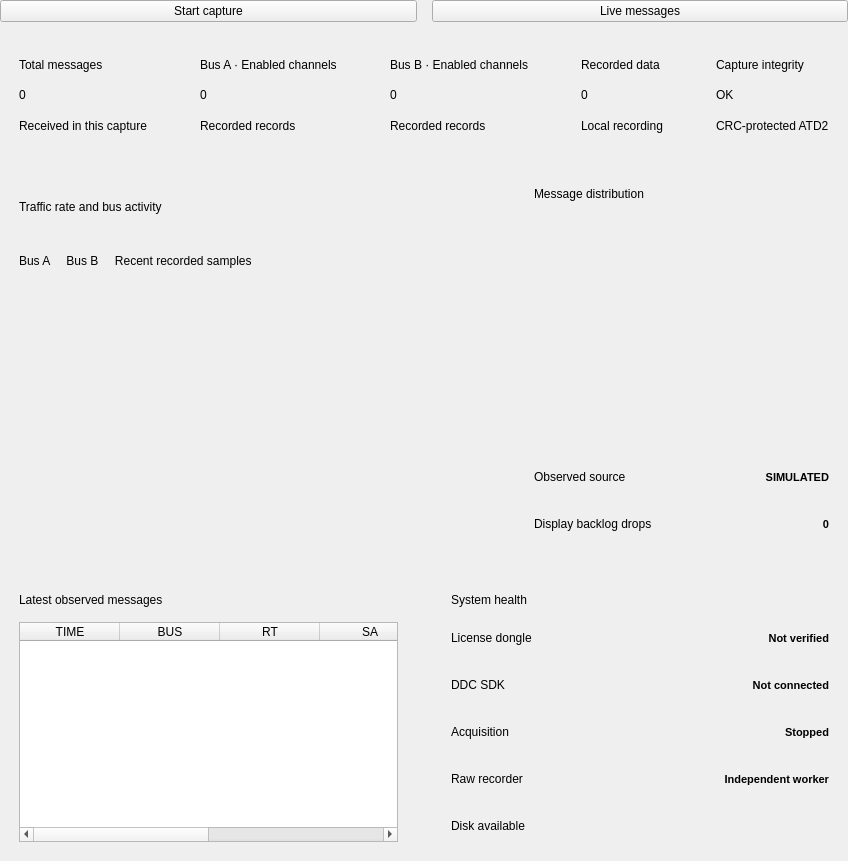
<?xml version="1.0" encoding="UTF-8"?>
<ui version="4.0">
 <class>DashboardPage</class>
 <widget class="QWidget" name="DashboardPage">
  <layout class="QVBoxLayout" name="bodyLayout">
   <property name="leftMargin">
    <number>0</number>
   </property>
   <property name="topMargin">
    <number>0</number>
   </property>
   <property name="rightMargin">
    <number>0</number>
   </property>
   <property name="bottomMargin">
    <number>0</number>
   </property>
   <property name="spacing">
    <number>15</number>
   </property>
   <item>
    <widget class="QWidget" name="actionBar">
     <layout class="QHBoxLayout" name="actionBarLayout">
      <property name="leftMargin">
       <number>0</number>
      </property>
      <property name="topMargin">
       <number>0</number>
      </property>
      <property name="rightMargin">
       <number>0</number>
      </property>
      <property name="bottomMargin">
       <number>0</number>
      </property>
      <property name="spacing">
       <number>15</number>
      </property>
      <item>
       <widget class="QPushButton" name="captureButton">
        <property name="text">
         <string>Start capture</string>
        </property>
        <property name="primary" stdset="0">
         <bool>true</bool>
        </property>
       </widget>
      </item>
      <item>
       <widget class="QPushButton" name="messagesButton">
        <property name="text">
         <string>Live messages</string>
        </property>
       </widget>
      </item>
     </layout>
    </widget>
   </item>
   <item>
    <widget class="QWidget" name="captureMetrics">
     <layout class="QHBoxLayout" name="captureMetricsLayout">
      <property name="leftMargin">
       <number>0</number>
      </property>
      <property name="topMargin">
       <number>0</number>
      </property>
      <property name="rightMargin">
       <number>0</number>
      </property>
      <property name="bottomMargin">
       <number>0</number>
      </property>
      <property name="spacing">
       <number>15</number>
      </property>
      <item>
       <widget class="QFrame" name="totalCard">
        <property name="card" stdset="0">
         <bool>true</bool>
        </property>
        <layout class="QVBoxLayout" name="totalCardLayout">
         <property name="leftMargin">
          <number>19</number>
         </property>
         <property name="topMargin">
          <number>16</number>
         </property>
         <property name="rightMargin">
          <number>19</number>
         </property>
         <property name="bottomMargin">
          <number>16</number>
         </property>
         <property name="spacing">
          <number>7</number>
         </property>
         <item>
          <widget class="QLabel" name="totalCaption">
           <property name="text">
            <string>Total messages</string>
           </property>
           <property name="wordWrap">
            <bool>false</bool>
           </property>
           <property name="tone" stdset="0">
            <string>muted</string>
           </property>
          </widget>
         </item>
         <item>
          <widget class="QLabel" name="total">
           <property name="text">
            <string>0</string>
           </property>
           <property name="wordWrap">
            <bool>false</bool>
           </property>
           <property name="tone" stdset="0">
            <string>metric</string>
           </property>
          </widget>
         </item>
         <item>
          <widget class="QLabel" name="totalHint">
           <property name="text">
            <string>Received in this capture</string>
           </property>
           <property name="wordWrap">
            <bool>false</bool>
           </property>
           <property name="tone" stdset="0">
            <string>muted</string>
           </property>
          </widget>
         </item>
        </layout>
        <property name="minimumSize">
         <size>
          <width>0</width>
          <height>116</height>
         </size>
        </property>
        <property name="maximumSize">
         <size>
          <width>16777215</width>
          <height>116</height>
         </size>
        </property>
       </widget>
      </item>
      <item>
       <widget class="QFrame" name="busACard">
        <property name="card" stdset="0">
         <bool>true</bool>
        </property>
        <layout class="QVBoxLayout" name="busACardLayout">
         <property name="leftMargin">
          <number>19</number>
         </property>
         <property name="topMargin">
          <number>16</number>
         </property>
         <property name="rightMargin">
          <number>19</number>
         </property>
         <property name="bottomMargin">
          <number>16</number>
         </property>
         <property name="spacing">
          <number>7</number>
         </property>
         <item>
          <widget class="QLabel" name="busACaption">
           <property name="text">
            <string>Bus A · Enabled channels</string>
           </property>
           <property name="wordWrap">
            <bool>false</bool>
           </property>
           <property name="tone" stdset="0">
            <string>muted</string>
           </property>
          </widget>
         </item>
         <item>
          <widget class="QLabel" name="busA">
           <property name="text">
            <string>0</string>
           </property>
           <property name="wordWrap">
            <bool>false</bool>
           </property>
           <property name="tone" stdset="0">
            <string>metric</string>
           </property>
          </widget>
         </item>
         <item>
          <widget class="QLabel" name="busAHint">
           <property name="text">
            <string>Recorded records</string>
           </property>
           <property name="wordWrap">
            <bool>false</bool>
           </property>
           <property name="tone" stdset="0">
            <string>muted</string>
           </property>
          </widget>
         </item>
        </layout>
        <property name="minimumSize">
         <size>
          <width>0</width>
          <height>116</height>
         </size>
        </property>
        <property name="maximumSize">
         <size>
          <width>16777215</width>
          <height>116</height>
         </size>
        </property>
       </widget>
      </item>
      <item>
       <widget class="QFrame" name="busBCard">
        <property name="card" stdset="0">
         <bool>true</bool>
        </property>
        <layout class="QVBoxLayout" name="busBCardLayout">
         <property name="leftMargin">
          <number>19</number>
         </property>
         <property name="topMargin">
          <number>16</number>
         </property>
         <property name="rightMargin">
          <number>19</number>
         </property>
         <property name="bottomMargin">
          <number>16</number>
         </property>
         <property name="spacing">
          <number>7</number>
         </property>
         <item>
          <widget class="QLabel" name="busBCaption">
           <property name="text">
            <string>Bus B · Enabled channels</string>
           </property>
           <property name="wordWrap">
            <bool>false</bool>
           </property>
           <property name="tone" stdset="0">
            <string>muted</string>
           </property>
          </widget>
         </item>
         <item>
          <widget class="QLabel" name="busB">
           <property name="text">
            <string>0</string>
           </property>
           <property name="wordWrap">
            <bool>false</bool>
           </property>
           <property name="tone" stdset="0">
            <string>metric</string>
           </property>
          </widget>
         </item>
         <item>
          <widget class="QLabel" name="busBHint">
           <property name="text">
            <string>Recorded records</string>
           </property>
           <property name="wordWrap">
            <bool>false</bool>
           </property>
           <property name="tone" stdset="0">
            <string>muted</string>
           </property>
          </widget>
         </item>
        </layout>
        <property name="minimumSize">
         <size>
          <width>0</width>
          <height>116</height>
         </size>
        </property>
        <property name="maximumSize">
         <size>
          <width>16777215</width>
          <height>116</height>
         </size>
        </property>
       </widget>
      </item>
      <item>
       <widget class="QFrame" name="diskCard">
        <property name="card" stdset="0">
         <bool>true</bool>
        </property>
        <layout class="QVBoxLayout" name="diskCardLayout">
         <property name="leftMargin">
          <number>19</number>
         </property>
         <property name="topMargin">
          <number>16</number>
         </property>
         <property name="rightMargin">
          <number>19</number>
         </property>
         <property name="bottomMargin">
          <number>16</number>
         </property>
         <property name="spacing">
          <number>7</number>
         </property>
         <item>
          <widget class="QLabel" name="diskCaption">
           <property name="text">
            <string>Recorded data</string>
           </property>
           <property name="wordWrap">
            <bool>false</bool>
           </property>
           <property name="tone" stdset="0">
            <string>muted</string>
           </property>
          </widget>
         </item>
         <item>
          <widget class="QLabel" name="disk">
           <property name="text">
            <string>0</string>
           </property>
           <property name="wordWrap">
            <bool>false</bool>
           </property>
           <property name="tone" stdset="0">
            <string>metric</string>
           </property>
          </widget>
         </item>
         <item>
          <widget class="QLabel" name="diskHint">
           <property name="text">
            <string>Local recording</string>
           </property>
           <property name="wordWrap">
            <bool>false</bool>
           </property>
           <property name="tone" stdset="0">
            <string>muted</string>
           </property>
          </widget>
         </item>
        </layout>
        <property name="minimumSize">
         <size>
          <width>0</width>
          <height>116</height>
         </size>
        </property>
        <property name="maximumSize">
         <size>
          <width>16777215</width>
          <height>116</height>
         </size>
        </property>
       </widget>
      </item>
      <item>
       <widget class="QFrame" name="integrityCard">
        <property name="card" stdset="0">
         <bool>true</bool>
        </property>
        <layout class="QVBoxLayout" name="integrityCardLayout">
         <property name="leftMargin">
          <number>19</number>
         </property>
         <property name="topMargin">
          <number>16</number>
         </property>
         <property name="rightMargin">
          <number>19</number>
         </property>
         <property name="bottomMargin">
          <number>16</number>
         </property>
         <property name="spacing">
          <number>7</number>
         </property>
         <item>
          <widget class="QLabel" name="integrityCaption">
           <property name="text">
            <string>Capture integrity</string>
           </property>
           <property name="wordWrap">
            <bool>false</bool>
           </property>
           <property name="tone" stdset="0">
            <string>muted</string>
           </property>
          </widget>
         </item>
         <item>
          <widget class="QLabel" name="integrity">
           <property name="text">
            <string>OK</string>
           </property>
           <property name="wordWrap">
            <bool>false</bool>
           </property>
           <property name="tone" stdset="0">
            <string>metric</string>
           </property>
          </widget>
         </item>
         <item>
          <widget class="QLabel" name="integrityHint">
           <property name="text">
            <string>CRC-protected ATD2</string>
           </property>
           <property name="wordWrap">
            <bool>false</bool>
           </property>
           <property name="tone" stdset="0">
            <string>muted</string>
           </property>
          </widget>
         </item>
        </layout>
        <property name="minimumSize">
         <size>
          <width>0</width>
          <height>116</height>
         </size>
        </property>
        <property name="maximumSize">
         <size>
          <width>16777215</width>
          <height>116</height>
         </size>
        </property>
       </widget>
      </item>
     </layout>
    </widget>
   </item>
   <item>
    <widget class="QWidget" name="captureCharts">
     <layout class="QHBoxLayout" name="captureChartsLayout" stretch="3,2">
      <property name="leftMargin">
       <number>0</number>
      </property>
      <property name="topMargin">
       <number>0</number>
      </property>
      <property name="rightMargin">
       <number>0</number>
      </property>
      <property name="bottomMargin">
       <number>0</number>
      </property>
      <property name="spacing">
       <number>15</number>
      </property>
      <item>
       <widget class="QFrame" name="traffic">
        <property name="card" stdset="0">
         <bool>true</bool>
        </property>
        <property name="minimumSize">
         <size>
          <width>0</width>
          <height>350</height>
         </size>
        </property>
        <layout class="QVBoxLayout" name="trafficLayout">
         <property name="leftMargin">
          <number>19</number>
         </property>
         <property name="topMargin">
          <number>19</number>
         </property>
         <property name="rightMargin">
          <number>19</number>
         </property>
         <property name="bottomMargin">
          <number>19</number>
         </property>
         <property name="spacing">
          <number>15</number>
         </property>
         <item>
          <widget class="QLabel" name="trafficTitle">
           <property name="text">
            <string>Traffic rate and bus activity</string>
           </property>
           <property name="wordWrap">
            <bool>true</bool>
           </property>
           <property name="tone" stdset="0">
            <string>cardtitle</string>
           </property>
          </widget>
         </item>
         <item>
          <widget class="QLabel" name="legend">
           <property name="text">
            <string>Bus A     Bus B     Recent recorded samples</string>
           </property>
           <property name="wordWrap">
            <bool>true</bool>
           </property>
           <property name="tone" stdset="0">
            <string>muted</string>
           </property>
          </widget>
         </item>
         <item>
          <widget class="RatePlot" name="ratePlot">
           <property name="minimumSize">
            <size>
             <width>0</width>
             <height>245</height>
            </size>
           </property>
          </widget>
         </item>
        </layout>
       </widget>
      </item>
      <item>
       <widget class="QFrame" name="distribution">
        <property name="card" stdset="0">
         <bool>true</bool>
        </property>
        <property name="minimumSize">
         <size>
          <width>0</width>
          <height>350</height>
         </size>
        </property>
        <layout class="QVBoxLayout" name="distributionLayout">
         <property name="leftMargin">
          <number>19</number>
         </property>
         <property name="topMargin">
          <number>19</number>
         </property>
         <property name="rightMargin">
          <number>19</number>
         </property>
         <property name="bottomMargin">
          <number>19</number>
         </property>
         <property name="spacing">
          <number>15</number>
         </property>
         <item>
          <widget class="QLabel" name="distributionTitle">
           <property name="text">
            <string>Message distribution</string>
           </property>
           <property name="wordWrap">
            <bool>true</bool>
           </property>
           <property name="tone" stdset="0">
            <string>cardtitle</string>
           </property>
          </widget>
         </item>
         <item>
          <widget class="HistogramPlot" name="distributionPlot">
           <property name="minimumSize">
            <size>
             <width>0</width>
             <height>230</height>
            </size>
           </property>
          </widget>
         </item>
         <item>
          <widget class="QWidget" name="sourceRow">
           <layout class="QHBoxLayout" name="sourceRowLayout" stretch="1,1">
            <property name="leftMargin">
             <number>0</number>
            </property>
            <property name="topMargin">
             <number>0</number>
            </property>
            <property name="rightMargin">
             <number>0</number>
            </property>
            <property name="bottomMargin">
             <number>0</number>
            </property>
            <property name="spacing">
             <number>15</number>
            </property>
            <item>
             <widget class="QLabel" name="sourceKey">
              <property name="text">
               <string>Observed source</string>
              </property>
              <property name="wordWrap">
               <bool>true</bool>
              </property>
              <property name="tone" stdset="0">
               <string>muted</string>
              </property>
             </widget>
            </item>
            <item>
             <widget class="QLabel" name="source">
              <property name="text">
               <string>SIMULATED</string>
              </property>
              <property name="wordWrap">
               <bool>true</bool>
              </property>
              <property name="alignment">
               <set>Qt::AlignRight|Qt::AlignVCenter</set>
              </property>
              <property name="styleSheet">
               <string>font-weight:600;font-size:11px;</string>
              </property>
             </widget>
            </item>
           </layout>
           <property name="minimumSize">
            <size>
             <width>0</width>
             <height>32</height>
            </size>
           </property>
           <property name="toolTip">
            <string>Observed source</string>
           </property>
          </widget>
         </item>
         <item>
          <widget class="QWidget" name="dropsRow">
           <layout class="QHBoxLayout" name="dropsRowLayout" stretch="1,1">
            <property name="leftMargin">
             <number>0</number>
            </property>
            <property name="topMargin">
             <number>0</number>
            </property>
            <property name="rightMargin">
             <number>0</number>
            </property>
            <property name="bottomMargin">
             <number>0</number>
            </property>
            <property name="spacing">
             <number>15</number>
            </property>
            <item>
             <widget class="QLabel" name="dropsKey">
              <property name="text">
               <string>Display backlog drops</string>
              </property>
              <property name="wordWrap">
               <bool>true</bool>
              </property>
              <property name="tone" stdset="0">
               <string>muted</string>
              </property>
             </widget>
            </item>
            <item>
             <widget class="QLabel" name="drops">
              <property name="text">
               <string>0</string>
              </property>
              <property name="wordWrap">
               <bool>true</bool>
              </property>
              <property name="alignment">
               <set>Qt::AlignRight|Qt::AlignVCenter</set>
              </property>
              <property name="styleSheet">
               <string>font-weight:600;font-size:11px;</string>
              </property>
             </widget>
            </item>
           </layout>
           <property name="minimumSize">
            <size>
             <width>0</width>
             <height>32</height>
            </size>
           </property>
           <property name="toolTip">
            <string>Display backlog drops</string>
           </property>
          </widget>
         </item>
        </layout>
       </widget>
      </item>
     </layout>
    </widget>
   </item>
   <item>
    <widget class="QWidget" name="captureDetails">
     <layout class="QHBoxLayout" name="captureDetailsLayout">
      <property name="leftMargin">
       <number>0</number>
      </property>
      <property name="topMargin">
       <number>0</number>
      </property>
      <property name="rightMargin">
       <number>0</number>
      </property>
      <property name="bottomMargin">
       <number>0</number>
      </property>
      <property name="spacing">
       <number>15</number>
      </property>
      <item>
       <widget class="QFrame" name="latest">
        <property name="card" stdset="0">
         <bool>true</bool>
        </property>
        <layout class="QVBoxLayout" name="latestLayout">
         <property name="leftMargin">
          <number>19</number>
         </property>
         <property name="topMargin">
          <number>19</number>
         </property>
         <property name="rightMargin">
          <number>19</number>
         </property>
         <property name="bottomMargin">
          <number>19</number>
         </property>
         <property name="spacing">
          <number>15</number>
         </property>
         <item>
          <widget class="QLabel" name="latestTitle">
           <property name="text">
            <string>Latest observed messages</string>
           </property>
           <property name="wordWrap">
            <bool>true</bool>
           </property>
           <property name="tone" stdset="0">
            <string>cardtitle</string>
           </property>
          </widget>
         </item>
         <item>
          <widget class="QTableWidget" name="latestTable">
           <property name="minimumSize">
            <size>
             <width>0</width>
             <height>205</height>
            </size>
           </property>
           <property name="alternatingRowColors">
            <bool>true</bool>
           </property>
           <property name="showGrid">
            <bool>false</bool>
           </property>
           <property name="selectionBehavior">
            <enum>QAbstractItemView::SelectRows</enum>
           </property>
           <property name="selectionMode">
            <enum>QAbstractItemView::SingleSelection</enum>
           </property>
           <property name="editTriggers">
            <set>QAbstractItemView::NoEditTriggers</set>
           </property>
           <column>
            <property name="text">
             <string>TIME</string>
            </property>
           </column>
           <column>
            <property name="text">
             <string>BUS</string>
            </property>
           </column>
           <column>
            <property name="text">
             <string>RT</string>
            </property>
           </column>
           <column>
            <property name="text">
             <string>SA</string>
            </property>
           </column>
           <column>
            <property name="text">
             <string>DIRECTION</string>
            </property>
           </column>
           <column>
            <property name="text">
             <string>HEX</string>
            </property>
           </column>
          </widget>
         </item>
        </layout>
       </widget>
      </item>
      <item>
       <widget class="QFrame" name="health">
        <property name="card" stdset="0">
         <bool>true</bool>
        </property>
        <layout class="QVBoxLayout" name="healthLayout">
         <property name="leftMargin">
          <number>19</number>
         </property>
         <property name="topMargin">
          <number>19</number>
         </property>
         <property name="rightMargin">
          <number>19</number>
         </property>
         <property name="bottomMargin">
          <number>19</number>
         </property>
         <property name="spacing">
          <number>15</number>
         </property>
         <item>
          <widget class="QLabel" name="healthTitle">
           <property name="text">
            <string>System health</string>
           </property>
           <property name="wordWrap">
            <bool>true</bool>
           </property>
           <property name="tone" stdset="0">
            <string>cardtitle</string>
           </property>
          </widget>
         </item>
         <item>
          <widget class="QWidget" name="keyRow">
           <layout class="QHBoxLayout" name="keyRowLayout" stretch="1,1">
            <property name="leftMargin">
             <number>0</number>
            </property>
            <property name="topMargin">
             <number>0</number>
            </property>
            <property name="rightMargin">
             <number>0</number>
            </property>
            <property name="bottomMargin">
             <number>0</number>
            </property>
            <property name="spacing">
             <number>15</number>
            </property>
            <item>
             <widget class="QLabel" name="keyKey">
              <property name="text">
               <string>License dongle</string>
              </property>
              <property name="wordWrap">
               <bool>true</bool>
              </property>
              <property name="tone" stdset="0">
               <string>muted</string>
              </property>
             </widget>
            </item>
            <item>
             <widget class="QLabel" name="key">
              <property name="text">
               <string>Not verified</string>
              </property>
              <property name="wordWrap">
               <bool>true</bool>
              </property>
              <property name="alignment">
               <set>Qt::AlignRight|Qt::AlignVCenter</set>
              </property>
              <property name="styleSheet">
               <string>font-weight:600;font-size:11px;</string>
              </property>
             </widget>
            </item>
           </layout>
           <property name="minimumSize">
            <size>
             <width>0</width>
             <height>32</height>
            </size>
           </property>
           <property name="toolTip">
            <string>License dongle</string>
           </property>
          </widget>
         </item>
         <item>
          <widget class="QWidget" name="hardwareRow">
           <layout class="QHBoxLayout" name="hardwareRowLayout" stretch="1,1">
            <property name="leftMargin">
             <number>0</number>
            </property>
            <property name="topMargin">
             <number>0</number>
            </property>
            <property name="rightMargin">
             <number>0</number>
            </property>
            <property name="bottomMargin">
             <number>0</number>
            </property>
            <property name="spacing">
             <number>15</number>
            </property>
            <item>
             <widget class="QLabel" name="hardwareKey">
              <property name="text">
               <string>DDC SDK</string>
              </property>
              <property name="wordWrap">
               <bool>true</bool>
              </property>
              <property name="tone" stdset="0">
               <string>muted</string>
              </property>
             </widget>
            </item>
            <item>
             <widget class="QLabel" name="hardware">
              <property name="text">
               <string>Not connected</string>
              </property>
              <property name="wordWrap">
               <bool>true</bool>
              </property>
              <property name="alignment">
               <set>Qt::AlignRight|Qt::AlignVCenter</set>
              </property>
              <property name="styleSheet">
               <string>font-weight:600;font-size:11px;</string>
              </property>
             </widget>
            </item>
           </layout>
           <property name="minimumSize">
            <size>
             <width>0</width>
             <height>32</height>
            </size>
           </property>
           <property name="toolTip">
            <string>DDC SDK</string>
           </property>
          </widget>
         </item>
         <item>
          <widget class="QWidget" name="acquisitionRow">
           <layout class="QHBoxLayout" name="acquisitionRowLayout" stretch="1,1">
            <property name="leftMargin">
             <number>0</number>
            </property>
            <property name="topMargin">
             <number>0</number>
            </property>
            <property name="rightMargin">
             <number>0</number>
            </property>
            <property name="bottomMargin">
             <number>0</number>
            </property>
            <property name="spacing">
             <number>15</number>
            </property>
            <item>
             <widget class="QLabel" name="acquisitionKey">
              <property name="text">
               <string>Acquisition</string>
              </property>
              <property name="wordWrap">
               <bool>true</bool>
              </property>
              <property name="tone" stdset="0">
               <string>muted</string>
              </property>
             </widget>
            </item>
            <item>
             <widget class="QLabel" name="acquisition">
              <property name="text">
               <string>Stopped</string>
              </property>
              <property name="wordWrap">
               <bool>true</bool>
              </property>
              <property name="alignment">
               <set>Qt::AlignRight|Qt::AlignVCenter</set>
              </property>
              <property name="styleSheet">
               <string>font-weight:600;font-size:11px;</string>
              </property>
             </widget>
            </item>
           </layout>
           <property name="minimumSize">
            <size>
             <width>0</width>
             <height>32</height>
            </size>
           </property>
           <property name="toolTip">
            <string>Acquisition</string>
           </property>
          </widget>
         </item>
         <item>
          <widget class="QWidget" name="recorderRow">
           <layout class="QHBoxLayout" name="recorderRowLayout" stretch="1,1">
            <property name="leftMargin">
             <number>0</number>
            </property>
            <property name="topMargin">
             <number>0</number>
            </property>
            <property name="rightMargin">
             <number>0</number>
            </property>
            <property name="bottomMargin">
             <number>0</number>
            </property>
            <property name="spacing">
             <number>15</number>
            </property>
            <item>
             <widget class="QLabel" name="recorderKey">
              <property name="text">
               <string>Raw recorder</string>
              </property>
              <property name="wordWrap">
               <bool>true</bool>
              </property>
              <property name="tone" stdset="0">
               <string>muted</string>
              </property>
             </widget>
            </item>
            <item>
             <widget class="QLabel" name="recorder">
              <property name="text">
               <string>Independent worker</string>
              </property>
              <property name="wordWrap">
               <bool>true</bool>
              </property>
              <property name="alignment">
               <set>Qt::AlignRight|Qt::AlignVCenter</set>
              </property>
              <property name="styleSheet">
               <string>font-weight:600;font-size:11px;</string>
              </property>
             </widget>
            </item>
           </layout>
           <property name="minimumSize">
            <size>
             <width>0</width>
             <height>32</height>
            </size>
           </property>
           <property name="toolTip">
            <string>Raw recorder</string>
           </property>
          </widget>
         </item>
         <item>
          <widget class="QWidget" name="capacityRow">
           <layout class="QHBoxLayout" name="capacityRowLayout" stretch="1,1">
            <property name="leftMargin">
             <number>0</number>
            </property>
            <property name="topMargin">
             <number>0</number>
            </property>
            <property name="rightMargin">
             <number>0</number>
            </property>
            <property name="bottomMargin">
             <number>0</number>
            </property>
            <property name="spacing">
             <number>15</number>
            </property>
            <item>
             <widget class="QLabel" name="capacityKey">
              <property name="text">
               <string>Disk available</string>
              </property>
              <property name="wordWrap">
               <bool>true</bool>
              </property>
              <property name="tone" stdset="0">
               <string>muted</string>
              </property>
             </widget>
            </item>
            <item>
             <widget class="QLabel" name="capacity">
              <property name="text">
               <string />
              </property>
              <property name="wordWrap">
               <bool>true</bool>
              </property>
              <property name="alignment">
               <set>Qt::AlignRight|Qt::AlignVCenter</set>
              </property>
              <property name="styleSheet">
               <string>font-weight:600;font-size:11px;</string>
              </property>
             </widget>
            </item>
           </layout>
           <property name="minimumSize">
            <size>
             <width>0</width>
             <height>32</height>
            </size>
           </property>
           <property name="toolTip">
            <string>Disk available</string>
           </property>
          </widget>
         </item>
        </layout>
       </widget>
      </item>
     </layout>
    </widget>
   </item>
  </layout>
 </widget>
 <customwidgets>
  <customwidget>
   <class>HistogramPlot</class>
   <extends>QWidget</extends>
   <header>widgets/plot.hpp</header>
  </customwidget>
  <customwidget>
   <class>RatePlot</class>
   <extends>QWidget</extends>
   <header>widgets/plot.hpp</header>
  </customwidget>
 </customwidgets>
 <resources />
 <connections />
</ui>
